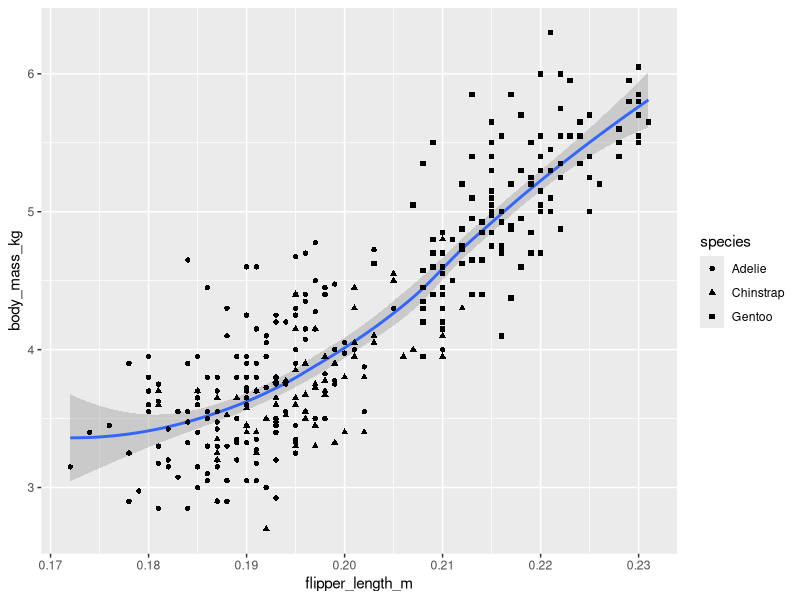
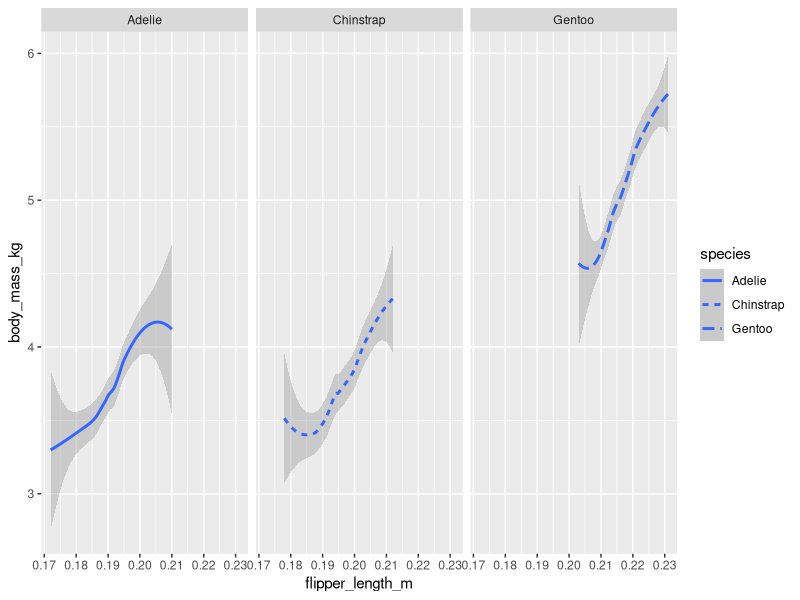
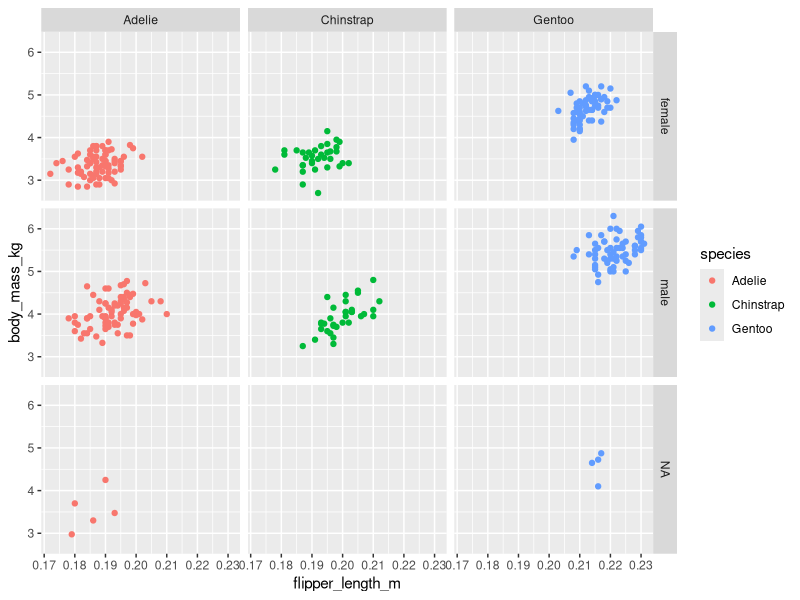

Here is the R script that generated these plots, in order:
## ---- chunk 1
knitr::opts_chunk$set (error = TRUE)
## ---- chunk 2
install.packages("tidyverse")
library(tidyverse)
install.packages("palmerpenguins")
library(palmerpenguins)
## ---- chunk 3
View(penguins)
## ---- chunk 4
penguins_viz <- penguins %>% 
  select(species, sex, body_mass_g, flipper_length_mm) %>% 
  mutate(body_mass_kg = body_mass_g / 1000, flipper_length_m = flipper_length_mm / 1000)
head(penguins_viz)
## ---- chunk 5
ggplot(penguins_viz) + 
  geom_smooth( mapping = aes(x =flipper_length_m, y = body_mass_kg)) +
  geom_point( mapping = aes(x =flipper_length_m, y = body_mass_kg, shape = species))
## ---- chunk 6

ggplot(penguins_viz) +
  geom_smooth(mapping = aes(x =flipper_length_m, y = body_mass_kg, linetype = species)) + 
  facet_wrap(~species)

## ---- chunk 7
ggplot(penguins_viz) +
  geom_point(mapping = aes(x =flipper_length_m, y = body_mass_kg, color = species)) + 
  facet_grid(~sex~species)

